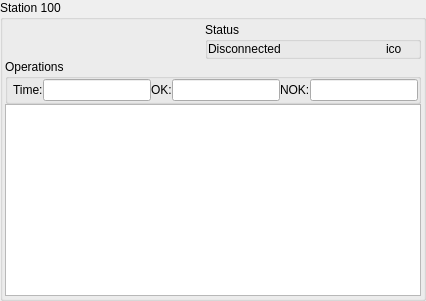
           <widget class="QGroupBox" name="groupBoxSt100">
            <property name="minimumSize">
             <size>
              <width>360</width>
              <height>200</height>
             </size>
            </property>
            <property name="maximumSize">
             <size>
              <width>16777215</width>
              <height>16777215</height>
             </size>
            </property>
            <property name="title">
             <string>Station 100</string>
            </property>
            <layout class="QGridLayout" name="gridLayout_2">
             <property name="leftMargin">
              <number>2</number>
             </property>
             <property name="topMargin">
              <number>2</number>
             </property>
             <property name="rightMargin">
              <number>2</number>
             </property>
             <property name="bottomMargin">
              <number>2</number>
             </property>
             <property name="spacing">
              <number>0</number>
             </property>
             <item row="0" column="0">
              <layout class="QGridLayout" name="gridLayoutSt100">
               <property name="spacing">
                <number>0</number>
               </property>
               <item row="0" column="1">
                <widget class="QGroupBox" name="groupBoxSt100Status">
                 <property name="title">
                  <string>Status</string>
                 </property>
                 <property name="flat">
                  <bool>true</bool>
                 </property>
                 <layout class="QHBoxLayout" name="horizontalLayout_23">
                  <property name="spacing">
                   <number>0</number>
                  </property>
                  <property name="leftMargin">
                   <number>0</number>
                  </property>
                  <property name="topMargin">
                   <number>0</number>
                  </property>
                  <property name="rightMargin">
                   <number>0</number>
                  </property>
                  <property name="bottomMargin">
                   <number>0</number>
                  </property>
                  <item>
                   <widget class="QLabel" name="labelSt100Status">
                    <property name="text">
                     <string>Disconnected</string>
                    </property>
                   </widget>
                  </item>
                  <item>
                   <widget class="QLabel" name="labelSt100Ico">
                    <property name="maximumSize">
                     <size>
                      <width>32</width>
                      <height>32</height>
                     </size>
                    </property>
                    <property name="text">
                     <string>ico</string>
                    </property>
                   </widget>
                  </item>
                 </layout>
                </widget>
               </item>
               <item row="0" column="0">
                <spacer name="horizontalSpacerSt100">
                 <property name="orientation">
                  <enum>Qt::Horizontal</enum>
                 </property>
                 <property name="sizeType">
                  <enum>QSizePolicy::Maximum</enum>
                 </property>
                 <property name="sizeHint" stdset="0">
                  <size>
                   <width>200</width>
                   <height>20</height>
                  </size>
                 </property>
                </spacer>
               </item>
              </layout>
             </item>
             <item row="1" column="0">
              <widget class="QGroupBox" name="groupBoxSt100_2">
               <property name="title">
                <string>Operations</string>
               </property>
               <property name="flat">
                <bool>true</bool>
               </property>
               <layout class="QHBoxLayout" name="horizontalLayout_24">
                <property name="spacing">
                 <number>0</number>
                </property>
                <property name="leftMargin">
                 <number>5</number>
                </property>
                <property name="topMargin">
                 <number>0</number>
                </property>
                <property name="rightMargin">
                 <number>0</number>
                </property>
                <property name="bottomMargin">
                 <number>0</number>
                </property>
                <item>
                 <widget class="QLabel" name="staticSt100Time">
                  <property name="text">
                   <string>Time:</string>
                  </property>
                 </widget>
                </item>
                <item>
                 <widget class="QLineEdit" name="lineEditSt100Time">
                  <property name="readOnly">
                   <bool>true</bool>
                  </property>
                 </widget>
                </item>
                <item>
                 <widget class="QLabel" name="staticSt100Ok">
                  <property name="text">
                   <string>OK:</string>
                  </property>
                 </widget>
                </item>
                <item>
                 <widget class="QLineEdit" name="lineEditSt100Ok">
                  <property name="readOnly">
                   <bool>true</bool>
                  </property>
                 </widget>
                </item>
                <item>
                 <widget class="QLabel" name="staticSt100Nok">
                  <property name="text">
                   <string>NOK:</string>
                  </property>
                 </widget>
                </item>
                <item>
                 <widget class="QLineEdit" name="lineEditSt100Nok">
                  <property name="readOnly">
                   <bool>true</bool>
                  </property>
                 </widget>
                </item>
               </layout>
              </widget>
             </item>
             <item row="2" column="0">
              <widget class="QPlainTextEdit" name="plainTextEditSt100">
               <property name="layoutDirection">
                <enum>Qt::LeftToRight</enum>
               </property>
               <property name="autoFillBackground">
                <bool>false</bool>
               </property>
               <property name="readOnly">
                <bool>true</bool>
               </property>
              </widget>
             </item>
            </layout>
           </widget>
